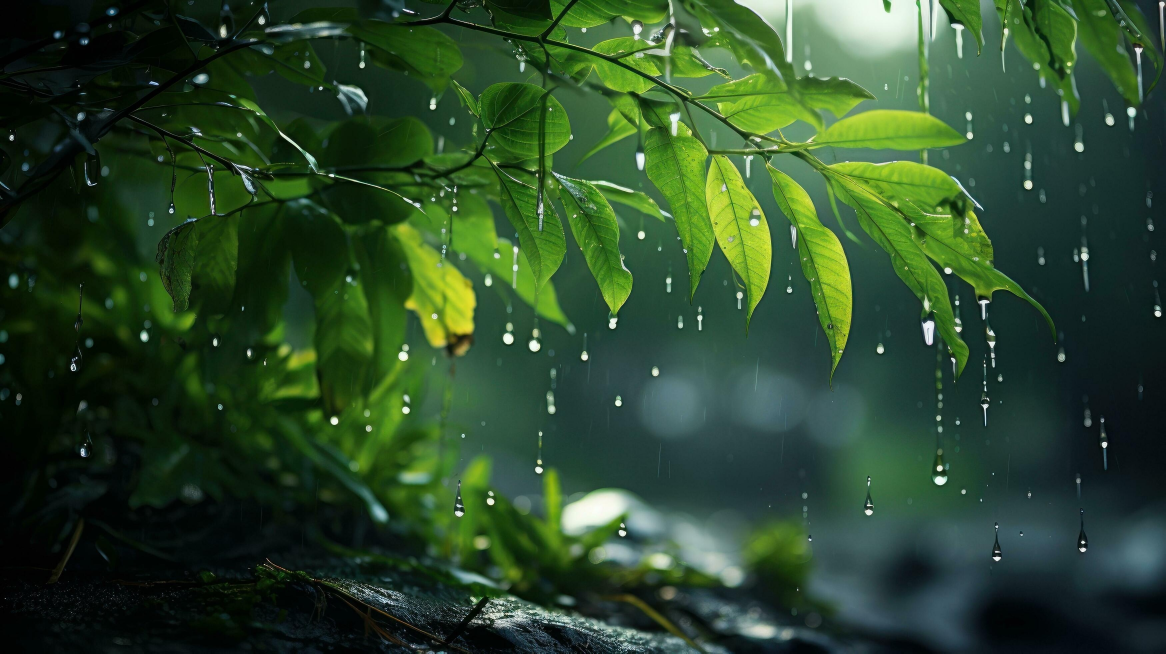
#> input picture OpenCV_tutorial/rain.jpg, 3497 x 1960 px, found by its file name (shown at 1/3 size)
$ python crop.py
#> lines starting #> are read from the running program, lines starting #| are printed output that depends on the picture
#crop an image

import os
import cv2

img = cv2.imread(os.path.join('.','OpenCV_tutorial','rain.jpg'))
#> img is the input picture: shape (1960, 3497, 3); mean B, G, R 42.8, 72.1, 43.5
print(img.shape)
#| (1960, 3497, 3)

cropped_img = img[200:300, 500:800]
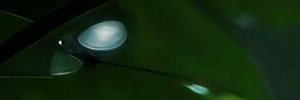
#> cropped_img: shape (100, 300, 3); mean B, G, R 15, 39.1, 17.8
print(cropped_img.shape)
#| (100, 300, 3)

cv2.imshow('original', img)
# cv2.waitKey(3000)
cv2.imshow('cropped', cropped_img)
cv2.waitKey(9000)

$ run again, with OpenCV_tutorial/basket_ball_player.jpg copied over OpenCV_tutorial/rain.jpg
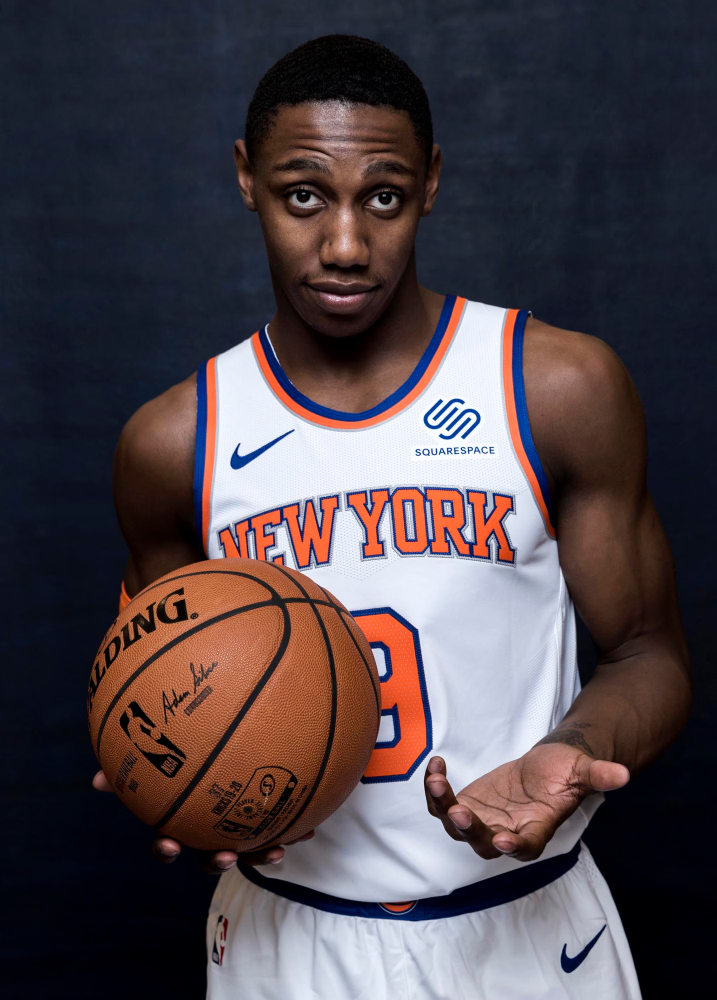
#> input picture OpenCV_tutorial/basket_ball_player.jpg, 1434 x 2000 px, found by its file name (shown at 1/2 size)
#> img is the input picture: shape (2000, 1434, 3); mean B, G, R 73.1, 67.8, 78.5
#| (2000, 1434, 3)
#> `cropped_img = img[200:300, 500:800]`:
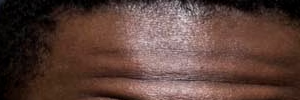
#> cropped_img: shape (100, 300, 3); mean B, G, R 57.5, 64.6, 91.1
#| (100, 300, 3)
